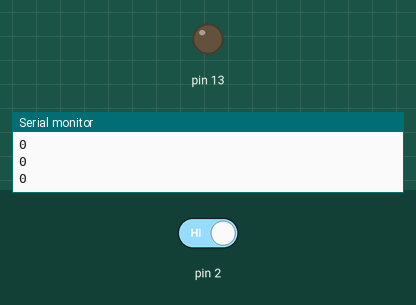
This sketch was run on a simulated Arduino Uno, built with avr-gcc and run on an emulated ATmega328P. Shown: output pins drawn as LEDs (lit = HIGH), the last lines printed to the serial monitor. Inputs (shaded band) come from the test bench; at power-on: pin 2 HIGH. Random numbers use the default seed unless the sketch sets one.

Above: at 3.6 s.
3.7 s: pin 2 driven LOW
At 8.5 s:
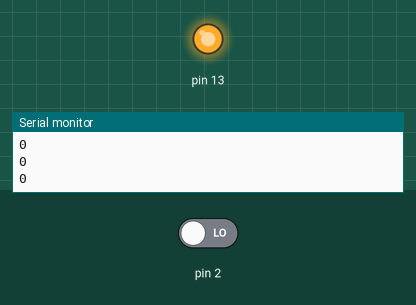
8.8 s: pin 2 driven HIGH
At 10.2 s:
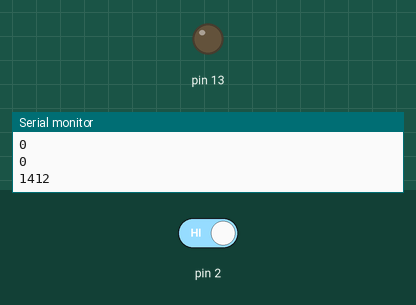
Timing chart, 0 to 11.8 s (numbered marks = the images above; inputs shaded):
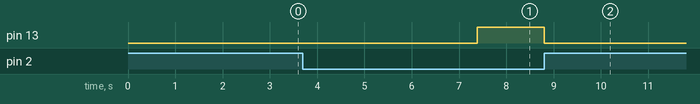

The sketch:

arduino_Reactions.ino
```cpp
long mill = 0;

void setup() {
  pinMode(2, INPUT);
  pinMode(13, OUTPUT);
  Serial.begin(9600);
}

void loop() {
  delay(random(100, 5000));
  mill = millis();
  digitalWrite(13, HIGH);
  while(digitalRead(2) == LOW){
      //waiting for button press
  }
  Serial.println(millis() - mill);
  digitalWrite(13, LOW);
}
```

Measured:
- after the input at 3.7 s, pin 13: LOW → HIGH after 3.7 s
- after the input at 8.8 s, pin 13: HIGH → LOW at once
